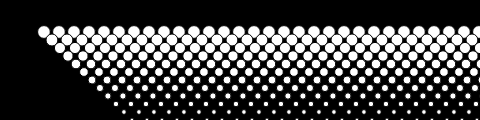
Frame 1 (no input)
Frame 60 (no input): identical to frame 1, image omitted
Frame 120 (the mouse pressed at the canvas centre since frame 60): identical to frame 1, image omitted

The p5.js sketch that drew this single still picture (run headless with seeded random() and noise() and a simulated clock; from frame 60 on, the mouse is pressed at the canvas centre):

// p5.js sketch
// ── sketch.js
function setup() {
  createCanvas (480,120);
}

function draw() {
  background (0);
  for (var y=32; y<= height; y+=8) {
    for (var x=12; x<= width; x += 15) {
      ellipse (x + y, y, 16-y/10.0, 16-y/10.0);
    }
  }
}    
